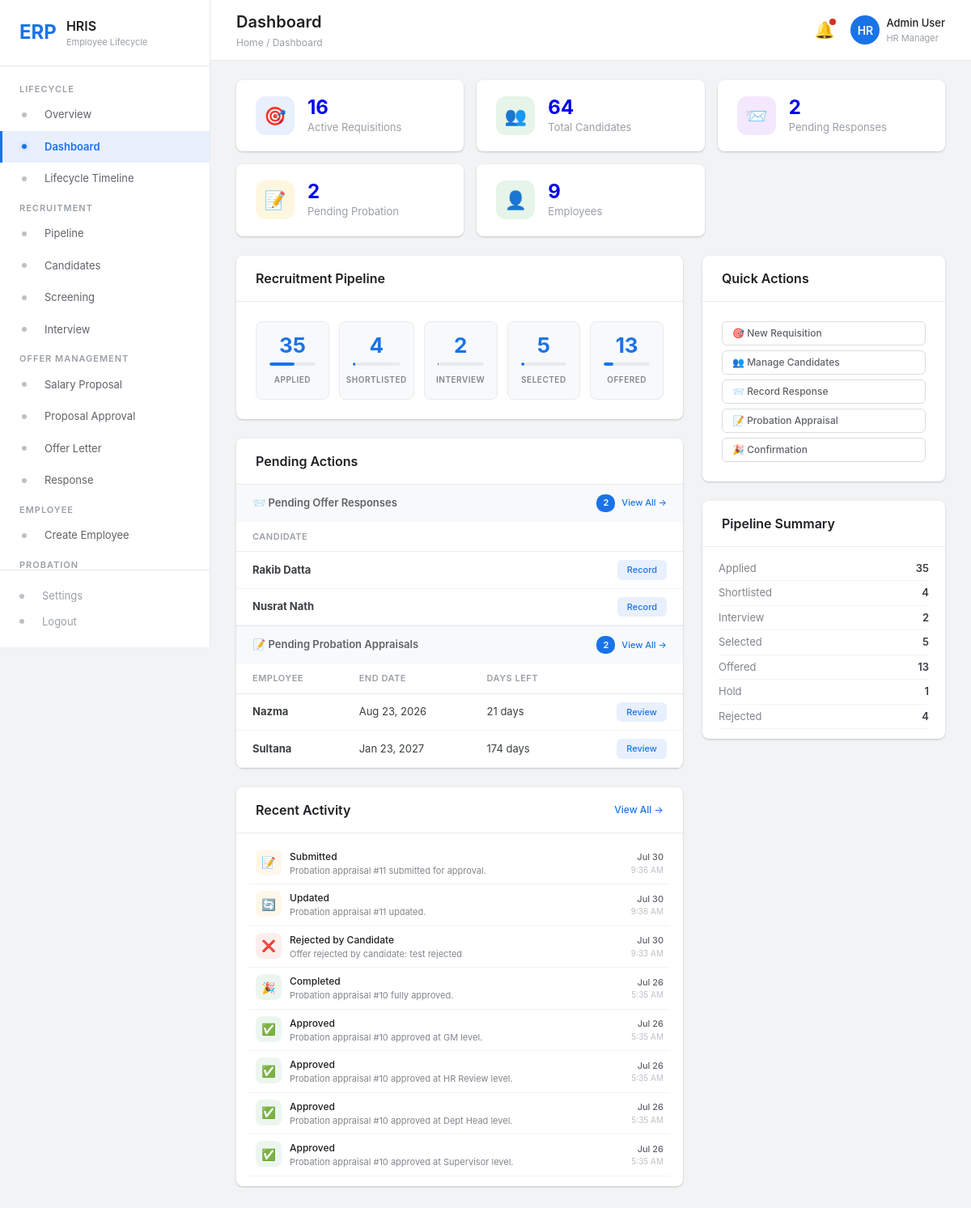
Page /dashboard.php on the committed database.
### tables this page shows
CREATE TABLE `elms_offers` (
  `id` int(11) NOT NULL,
  `candidate_id` int(11) NOT NULL,
  `salary` decimal(12,2) NOT NULL,
  `joining_date` date NOT NULL,
  `designation_id` int(11) DEFAULT NULL,
  `dept_id` int(11) DEFAULT NULL,
  `probation_months` int(11) DEFAULT 6,
  `notes` text DEFAULT NULL,
  `status` varchar(20) NOT NULL DEFAULT 'Pending',
  `response_status` varchar(20) DEFAULT 'Pending',
  `responded_at` datetime DEFAULT NULL,
  `response_notes` text DEFAULT NULL,
  `sent_at` datetime DEFAULT current_timestamp(),
  `accepted_at` datetime DEFAULT NULL,
  `created_at` timestamp NOT NULL DEFAULT current_timestamp(),
  `updated_at` timestamp NOT NULL DEFAULT current_timestamp() ON UPDATE current_timestamp()
);

CREATE TABLE `elms_candidates` (
  `id` int(11) NOT NULL,
  `job_id` int(11) NOT NULL,
  `code` varchar(30) NOT NULL,
  `first_name` varchar(100) NOT NULL,
  `last_name` varchar(100) NOT NULL,
  `email` varchar(100) NOT NULL,
  `phone` varchar(30) DEFAULT NULL,
  `nid` varchar(50) DEFAULT NULL,
  `blood_group` varchar(10) DEFAULT NULL,
  `dob` date DEFAULT NULL,
  `gender` varchar(10) DEFAULT NULL,
  `present_address` text DEFAULT NULL,
  `permanent_address` text DEFAULT NULL,
  `current_salary` decimal(12,2) DEFAULT 0.00,
  `expected_salary` decimal(12,2) DEFAULT 0.00,
  `status_id` int(11) NOT NULL DEFAULT 1,
  `applied_at` datetime DEFAULT current_timestamp(),
  `created_at` timestamp NOT NULL DEFAULT current_timestamp(),
  `updated_at` timestamp NOT NULL DEFAULT current_timestamp() ON UPDATE current_timestamp()
);

CREATE TABLE `elms_probation_appraisals` (
  `id` int(11) NOT NULL,
  `employee_id` int(11) NOT NULL,
  `joining_date` date DEFAULT NULL,
  `probation_months` int(11) NOT NULL DEFAULT 6,
  `end_date` date DEFAULT NULL,
  `review_date` date DEFAULT NULL,
  `status` varchar(20) NOT NULL DEFAULT 'Draft',
  `overall_score` decimal(5,2) DEFAULT NULL,
  `recommendation` varchar(30) DEFAULT NULL,
  `remarks` text DEFAULT NULL,
  `supervisor_comments` text DEFAULT NULL,
  `dept_head_comments` text DEFAULT NULL,
  `hr_review` text DEFAULT NULL,
  `created_by` varchar(100) DEFAULT 'Admin User',
  `created_at` timestamp NOT NULL DEFAULT current_timestamp(),
  `updated_at` timestamp NOT NULL DEFAULT current_timestamp() ON UPDATE current_timestamp()
);

CREATE TABLE `elms_personnel_basic_info` (
  `PBI_ID` bigint(20) NOT NULL,
  `PBI_CODE` varchar(100) NOT NULL,
  `MACHINE_ID` varchar(50) NOT NULL DEFAULT '',
  `PBI_DUE_DOJ` date NOT NULL,
  `PBI_NAME` varchar(50) DEFAULT NULL,
  `PBI_FATHER_NAME` varchar(50) DEFAULT NULL,
  `PBI_MOTHER_NAME` varchar(50) DEFAULT NULL,
  `DEPT_ID` int(10) DEFAULT NULL,
  `PBI_DEPARTMENT` int(10) DEFAULT NULL,
  `LEAVE_RULE_ID` int(11) NOT NULL DEFAULT 0,
  `nid` bigint(20) DEFAULT NULL,
  `employee_type` varchar(20) NOT NULL DEFAULT 'Non Roster',
  `DESG_ID` int(10) DEFAULT NULL,
  `PBI_DESIGNATION` varchar(50) DEFAULT NULL,
  `PBI_ZONE` varchar(50) DEFAULT NULL,
  `PBI_AREA` varchar(50) DEFAULT NULL,
  `PBI_BRANCH` varchar(50) DEFAULT NULL,
  `PBI_REGION` int(11) NOT NULL DEFAULT 0,
  `PBI_DOJ` date DEFAULT NULL,
  `PBI_SERVICE_LENGTH` varchar(50) DEFAULT NULL,
  `PBI_DOC` varchar(50) DEFAULT NULL,
  `PBI_DOB` date DEFAULT NULL,
  `PBI_SEX` varchar(10) DEFAULT NULL,
  `PBI_MARITAL_STA` varchar(12) DEFAULT NULL,
  `PBI_RELIGION` varchar(12) DEFAULT NULL,
  `PBI_NATIONALITY` varchar(50) DEFAULT NULL,
  `PBI_PERMANENT_ADD` varchar(250) DEFAULT NULL,
  `PBI_PRESENT_ADD` varchar(250) DEFAULT NULL,
  `PBI_PHONE` varchar(50) DEFAULT NULL,
  `PBI_MOBILE` varchar(50) DEFAULT NULL,
  `PBI_EMAIL` varchar(50) DEFAULT NULL,
  `PBI_JOB_STATUS` varchar(50) DEFAULT NULL,
  `PBI_DOC2` date DEFAULT NULL,
  `resign_date` date DEFAULT NULL,
  `PBI_BLOOD_GROUP` varchar(32) NOT NULL DEFAULT '',
  `PBI_CON_TYPE` varchar(100) NOT NULL DEFAULT '',
  `PBI_ORG` int(11) NOT NULL DEFAULT 1,
  `incharge_id` int(11) NOT NULL DEFAULT 0,
  `PBI_EMAIL_ALT` varchar(80) NOT NULL DEFAULT '',
  `EMPLOYMENT_TYPE` varchar(70) NOT NULL DEFAULT '',
  `define_schedule` varchar(100) NOT NULL DEFAULT '',
  `resign_type` varchar(255) NOT NULL DEFAULT '',
  `note` text DEFAULT NULL,
  `PBI_PICTURE_ATT_PATH` text DEFAULT NULL,
  `PBI_NID_ATT_PATH` text DEFAULT NULL,
  `JOB_LOC_ID` int(11) NOT NULL DEFAULT 0,
  `PBI_TIN_ATT_PATH` text DEFAULT NULL,
  `PBI_PASSPORT_ATT_PATH` text DEFAULT NULL,
  `pre_block_no` varchar(100) NOT NULL DEFAULT '',
  `pre_ps` varchar(100) NOT NULL DEFAULT '',
  `pre_house_no` varchar(100) NOT NULL DEFAULT '',
  `pre_flat` varchar(100) NOT NULL DEFAULT '',
  `pre_road_no` varchar(100) NOT NULL DEFAULT '',
  `pre_district` varchar(100) NOT NULL DEFAULT '',
  `PBI_CV_ATT_PATH` varchar(100) NOT NULL DEFAULT '',
  `PBI_OTHER_ATT_PATH` varchar(100) NOT NULL DEFAULT '',
  `PBI_DURATION` varchar(11) NOT NULL DEFAULT '',
  `last_name` varchar(100) NOT NULL DEFAULT '',
  `cell_no_traking` varchar(100) NOT NULL DEFAULT '',
  `section` varchar(100) NOT NULL DEFAULT '',
  `cost_center` varchar(100) NOT NULL DEFAULT '',
  `PBI_FUNCTION` varchar(100) NOT NULL DEFAULT '',
  `job_title` varchar(100) NOT NULL DEFAULT '',
  `grade` int(11) NOT NULL DEFAULT 0,
  `job_description` varchar(100) NOT NULL DEFAULT '',
  `class` varchar(100) NOT NULL DEFAULT '',
  `level` varchar(100) NOT NULL DEFAULT '',
  `cost_type` varchar(100) NOT NULL DEFAULT '',
  `age_on_join` varchar(100) NOT NULL DEFAULT '',
  `PBI_WORK_STATION` varchar(100) NOT NULL DEFAULT '',
  `joining_designation` varchar(100) NOT NULL DEFAULT '',
  `incharge_id_2` int(11) NOT NULL DEFAULT 0,
  `Friday` varchar(100) NOT NULL DEFAULT '',
  `Saturday` varchar(100) NOT NULL DEFAULT '',
  `Sunday` varchar(100) NOT NULL DEFAULT '',
  `Monday` varchar(100) NOT NULL DEFAULT '',
  `Tuesday` varchar(100) NOT NULL DEFAULT '',
  `Wednesday` varchar(100) NOT NULL DEFAULT '',
  `Thursday` varchar(100) NOT NULL DEFAULT '',
  `emp_deletion_reason` varchar(100) NOT NULL DEFAULT '',
  `emp_date_deleted_at` varchar(100) NOT NULL DEFAULT '',
  `payroll_designation` varchar(255) NOT NULL DEFAULT '',
  `spouse_name` varchar(100) NOT NULL DEFAULT '',
  `highte` varchar(100) NOT NULL DEFAULT '',
  `weight` varchar(100) NOT NULL DEFAULT '',
  `birth_reg_no` varchar(100) NOT NULL DEFAULT '',
  `child1_details` varchar(100) NOT NULL DEFAULT '',
  `hobbies` varchar(100) NOT NULL DEFAULT '',
  `nominee` varchar(100) NOT NULL DEFAULT '',
  `nominee_relation` varchar(100) NOT NULL DEFAULT '',
  `child1_name` varchar(100) NOT NULL DEFAULT '',
  `child1_dob` varchar(100) NOT NULL DEFAULT '',
  `child2_name` varchar(255) NOT NULL DEFAULT '',
  `child2_dob` varchar(255) NOT NULL DEFAULT '',
  `child2_details` varchar(255) NOT NULL DEFAULT '',
  `child3_name` varchar(255) NOT NULL DEFAULT '',
  `child3_dob` varchar(255) NOT NULL DEFAULT '',
  `child3_details` varchar(255) NOT NULL DEFAULT '',
  `child4_name` varchar(255) NOT NULL DEFAULT '',
  `child4_dob` varchar(255) NOT NULL DEFAULT '',
  `child4_details` varchar(255) NOT NULL DEFAULT '',
  `salary_schedule` int(11) NOT NULL DEFAULT 0,
  `line` varchar(50) NOT NULL DEFAULT '',
  `schedule_type` enum('Regular','Roster') NOT NULL DEFAULT 'Regular',
  `punch_type` enum('Regular','Single','No Punch') NOT NULL DEFAULT 'Regular',
  `entry_by` int(11) NOT NULL DEFAULT 0,
  `edit_by` int(11) NOT NULL DEFAULT 0,
  `territory` int(11) NOT NULL DEFAULT 0,
  `candidate_id` int(11) DEFAULT NULL,
  `offer_id` int(11) DEFAULT NULL
);

CREATE TABLE `elms_candidate_logs` (
  `id` int(11) NOT NULL,
  `candidate_id` int(11) NOT NULL,
  `action` varchar(50) NOT NULL,
  `from_status` varchar(30) DEFAULT NULL,
  `to_status` varchar(30) DEFAULT NULL,
  `notes` text DEFAULT NULL,
  `created_by` varchar(100) DEFAULT 'Admin User',
  `created_at` timestamp NOT NULL DEFAULT current_timestamp()
);

### dashboard.php (the view, shortened to what the rows shown need)
<?php
$pdo = getDB();
$pendingOfferRows = $pdo->query("
    SELECT o.id, c.first_name, c.last_name
    FROM elms_offers o
    JOIN elms_candidates c ON o.candidate_id = c.id
    WHERE o.response_status = 'Pending'
    ORDER BY o.created_at DESC
")->fetchAll();
$pendingProbRows = $pdo->query("
    SELECT p.id, p.end_date, pi.PBI_NAME
    FROM elms_probation_appraisals p
    JOIN elms_personnel_basic_info pi ON p.employee_id = pi.PBI_ID
    WHERE p.status = 'Pending'
    ORDER BY p.end_date ASC
")->fetchAll();
$recentLogs = $pdo->query("
    SELECT cl.action, cl.notes, cl.created_at, c.first_name, c.last_name
    FROM elms_candidate_logs cl
    LEFT JOIN elms_candidates c ON cl.candidate_id = c.id
    ORDER BY cl.id DESC LIMIT 8
")->fetchAll();
?>
<div class="db-grid">
<div style="min-width:0">
<div class="card mb-24">
    <div class="card-header"><h2>Recruitment Pipeline</h2></div>
</div>
<div class="card mb-24">
    <div class="card-header"><h2>Pending Actions</h2></div>
    <div class="card-body" style="padding:0">
        <?php if ($pendingOfferRows || $pendingProbRows): ?>
        <div>
            <?php if ($pendingOfferRows): ?>
            <div style="border-bottom:1px solid #e8eaed">
                <div class="db-table-wrap">
                <table style="width:100%;border-collapse:collapse;min-width:360px">
                    <thead><tr><?php foreach (['Candidate',''] as $h): ?><th style="padding:10px 20px;font-size:11px;font-weight:600;color:#9aa0a6;text-transform:uppercase;letter-spacing:.5px;text-align:left;border-bottom:1px solid #e8eaed;background:#fff"><?= $h ?></th><?php endforeach; ?></tr></thead>
                    <tbody><?php foreach ($pendingOfferRows as $r): ?><tr><td style="padding:10px 20px;font-size:13px;color:#3c4043;border-bottom:1px solid #f1f3f4"><strong><?= htmlspecialchars($r['first_name'].' '.$r['last_name']) ?></strong></td><td style="padding:10px 20px;text-align:right;border-bottom:1px solid #f1f3f4"><a href="offer_management/response.php" style="display:inline-block;padding:4px 12px;font-size:11px;font-weight:500;color:#1a73e8;background:#e8f0fe;border-radius:6px;text-decoration:none">Record</a></td></tr><?php endforeach; ?></tbody>
                </table>
                </div>
            </div>
            <?php endif; ?>
            <?php if ($pendingProbRows): ?>
            <div>
                <div class="db-table-wrap">
                <table style="width:100%;border-collapse:collapse;min-width:480px">
                    <thead><tr><?php foreach (['Employee','End Date','Days Left',''] as $h): ?><th style="padding:10px 20px;font-size:11px;font-weight:600;color:#9aa0a6;text-transform:uppercase;letter-spacing:.5px;text-align:left;border-bottom:1px solid #e8eaed;background:#fff"><?= $h ?></th><?php endforeach; ?></tr></thead>
                    <tbody><?php foreach ($pendingProbRows as $r): $days = max(0, ceil((strtotime($r['end_date'])-time())/86400)); ?><tr><td style="padding:10px 20px;font-size:13px;color:#3c4043;border-bottom:1px solid #f1f3f4"><strong><?= htmlspecialchars($r['PBI_NAME']) ?></strong></td><td style="padding:10px 20px;font-size:13px;color:#3c4043;border-bottom:1px solid #f1f3f4"><?= date('M j, Y', strtotime($r['end_date'])) ?></td><td style="padding:10px 20px;font-size:13px;color:#3c4043;border-bottom:1px solid #f1f3f4"><?= $days ?> days</td><td style="padding:10px 20px;text-align:right;border-bottom:1px solid #f1f3f4"><a href="probation/list.php" style="display:inline-block;padding:4px 12px;font-size:11px;font-weight:500;color:#1a73e8;background:#e8f0fe;border-radius:6px;text-decoration:none">Review</a></td></tr><?php endforeach; ?></tbody>
                </table>
                </div>
            </div>
            <?php endif; ?>
        </div>
        <?php else: ?>
        <div style="padding:40px 20px;text-align:center;font-size:13px;color:#9aa0a6">No pending actions. All caught up!</div>
        <?php endif; ?>
    </div>
</div>
<div class="card mb-24">
    <div class="card-header">
        <h2>Recent Activity</h2>
    </div>
    <div class="card-body" style="padding:0">
        <?php if ($recentLogs): ?>
        <div style="padding:12px 16px">
            <?php
            foreach ($recentLogs as $log):
                $cfg = $actCfg[$log['action']] ?? ['c'=>'#9aa0a6','i'=>'&#x2022;','t'=>ucfirst(str_replace('_',' ',$log['action']))];
            ?>
            <div style="display:flex;gap:10px;padding:8px 8px;border-bottom:1px solid #f1f3f4">
                <div style="width:32px;height:32px;border-radius:8px;background:<?=$cfg['c']?>15;display:flex;align-items:center;justify-content:center;font-size:14px;flex-shrink:0"><?=$cfg['i']?></div>
                <div style="flex:1;min-width:0;display:flex;align-items:center;justify-content:space-between;gap:8px">
                    <div style="min-width:0">
                        <div style="font-size:12px;font-weight:500;color:#202124"><?=$cfg['t']?></div>
                        <div style="font-size:11px;color:#80868b;overflow:hidden;text-overflow:ellipsis;white-space:nowrap;max-width:280px"><?=htmlspecialchars($log['notes']??'')?></div>
                    </div>
                    <div style="text-align:right;flex-shrink:0">
                        <div style="font-size:11px;font-weight:500;color:#5f6368"><?=date('M j',strtotime($log['created_at']))?></div>
                        <div style="font-size:10px;color:#bdc1c6"><?=date('g:i A',strtotime($log['created_at']))?></div>
                    </div>
                </div>
            </div>
            <?php endforeach; ?>
        </div>
        <?php else: ?>
        <div style="padding:40px 20px;text-align:center;font-size:13px;color:#9aa0a6">No recent activity recorded.</div>
        <?php endif; ?>
    </div>
</div>
</div>
<div>
    <div class="card mb-24">
        <div class="card-header"><h2>Quick Actions</h2></div>
    </div>
    <div class="card">
        <div class="card-header"><h2>Pipeline Summary</h2></div>
    </div>
</div>
</div>
<?php
require_once 'includes/layout.php';

### rows in the picture
elms_offers: candidate.last_name "Rakib Datta"
elms_offers: candidate.last_name "Nusrat Nath"
elms_probation_appraisals: elms_personnel_basic_info.PBI_NAME "Nazma", end_date "Aug 23, 2026", end_date "21"
elms_probation_appraisals: elms_personnel_basic_info.PBI_NAME "Sultana", end_date "Jan 23, 2027", end_date "174"
elms_candidate_logs: action "📝", action "Submitted", notes "Probation appraisal #11 submitted for approval.", created_at "Jul 30", created_at "9:36 AM"
elms_candidate_logs: action "🔄", action "Updated", notes "Probation appraisal #11 updated.", created_at "Jul 30", created_at "9:36 AM"
elms_candidate_logs: action "❌", action "Rejected by Candidate", notes "Offer rejected by candidate: test rejected", created_at "Jul 30", created_at "9:33 AM"
elms_candidate_logs: action "🎉", action "Completed", notes "Probation appraisal #10 fully approved.", created_at "Jul 26", created_at "5:35 AM"
elms_candidate_logs: action "✅", action "Approved", notes "Probation appraisal #10 approved at GM level.", created_at "Jul 26", created_at "5:35 AM"
elms_candidate_logs: action "✅", action "Approved", notes "Probation appraisal #10 approved at HR Review level.", created_at "Jul 26", created_at "5:35 AM"
elms_candidate_logs: action "✅", action "Approved", notes "Probation appraisal #10 approved at Dept Head level.", created_at "Jul 26", created_at "5:35 AM"
elms_candidate_logs: action "✅", action "Approved", notes "Probation appraisal #10 approved at Supervisor level.", created_at "Jul 26", created_at "5:35 AM"

### other values in the picture
APP_SHORT "HRIS"
$label "LIFECYCLE"
$item['text'] "Overview"
$item['text'] "Dashboard"
$item['text'] "Lifecycle Timeline"
$label "RECRUITMENT"
$item['text'] "Pipeline"
$item['text'] "Candidates"
$item['text'] "Screening"
$item['text'] "Interview"
$label "OFFER MANAGEMENT"
$item['text'] "Salary Proposal"
$item['text'] "Proposal Approval"
$item['text'] "Offer Letter"
$item['text'] "Response"
